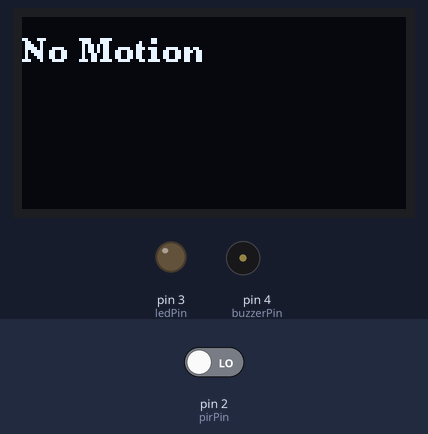
Bench run of a sketch on a simulated Arduino Uno, built with avr-gcc and run on an emulated ATmega328P. Parts: 128×64 one-colour display, output pins drawn as LEDs (lit = HIGH), buzzer (waves = sounding, pin HIGH). The inputs (shaded band) are chosen by the test bench; at power-on: pin 2 (pirPin) LOW. What the sketch prints to the serial monitor is not drawn.

Above: at 1.2 s.
1.3 s: pin 2 (pirPin) driven HIGH
At 1.35 s:
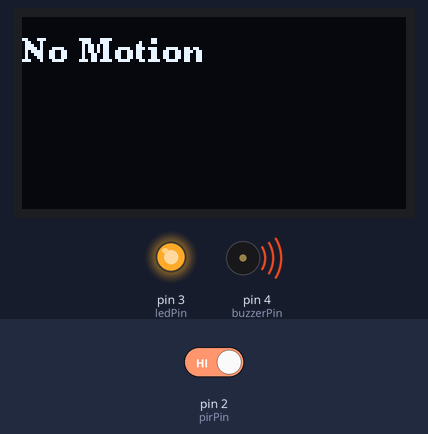
At 2.2 s:
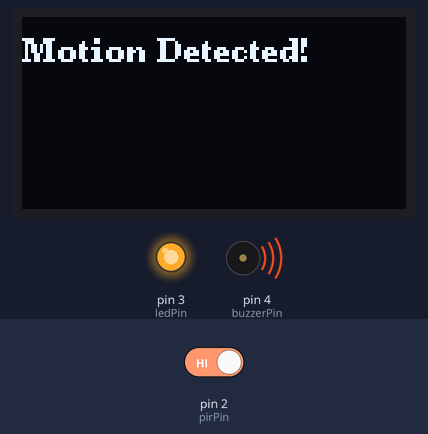
2.8 s: pin 2 (pirPin) driven LOW
At 2.86 s:
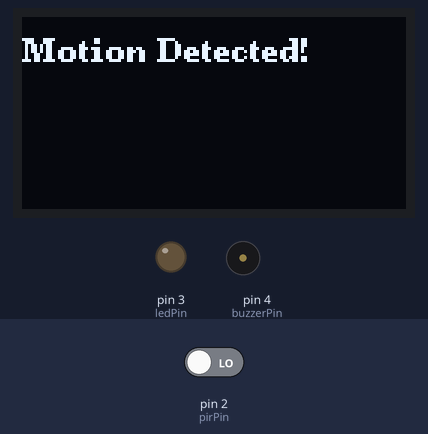
Timing chart, 0 to 5.8 s (numbered marks = the images above; inputs shaded):
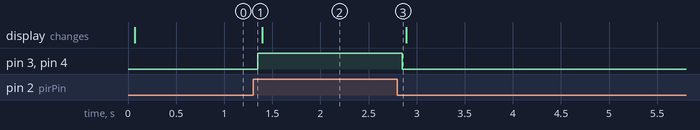

Measured:
- after the input at 1.3 s, pin 3 (ledPin), pin 4 (buzzerPin): LOW → HIGH after 0.05 s
- after the input at 2.8 s, pin 3 (ledPin), pin 4 (buzzerPin): HIGH → LOW after 0.05 s

The sketch:

piesencer.ino
```cpp
#include <Wire.h>
#include <U8g2lib.h>

// Use this constructor for a 16x2 I2C LCD with SSD1306 or similar
U8G2_SSD1306_128X64_NONAME_F_HW_I2C u8g2(U8G2_R0);

// Pin definitions
const int pirPin = 2;
const int ledPin = 3;
const int buzzerPin = 4;

void setup() {
  pinMode(pirPin, INPUT);
  pinMode(ledPin, OUTPUT);
  pinMode(buzzerPin, OUTPUT);
  Serial.begin(9600);

  u8g2.begin(); // Initialize the display
  u8g2.enableUTF8Print(); // Enable UTF-8 support
}

void loop() {
  int motionDetected = digitalRead(pirPin);

  u8g2.clearBuffer(); // Clear display buffer

  if (motionDetected == HIGH) {
    Serial.println("Motion Detected!");
    digitalWrite(ledPin, HIGH);
    digitalWrite(buzzerPin, HIGH);

    u8g2.setFont(u8g2_font_ncenB08_tr); // Choose a readable font
    u8g2.drawStr(0, 15, "Motion Detected!");
  } else {
    digitalWrite(ledPin, LOW);
    digitalWrite(buzzerPin, LOW);

    u8g2.setFont(u8g2_font_ncenB08_tr);
    u8g2.drawStr(0, 15, "No Motion");
  }

  u8g2.sendBuffer(); // Push buffer to display
  delay(10);
}
```
